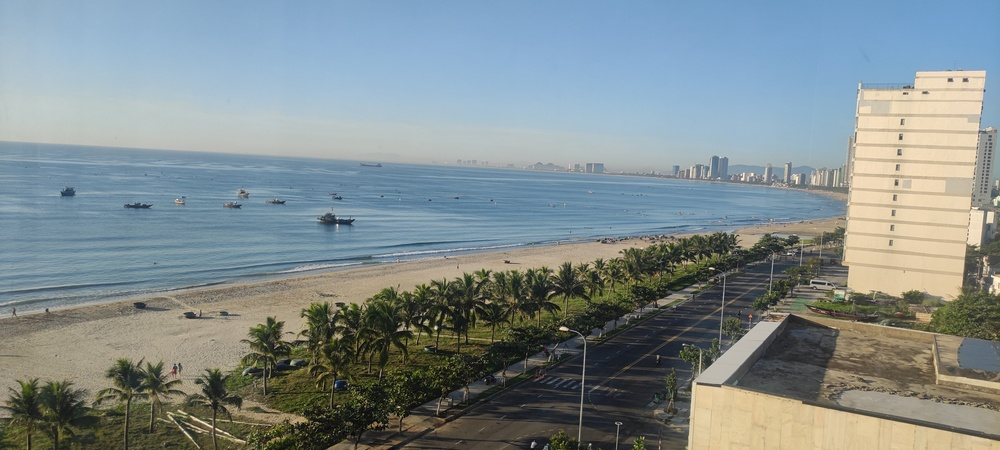
#> input picture bien_1.jpg, 1000 x 450 px, shrunk from 4624 x 2080 before the run
$ python main.py   (older library calls are emulated)
#> lines starting #> are read from the running program, lines starting #| are printed output that depends on the picture
import timeit
start = timeit.default_timer()
import cv2
import matplotlib.pyplot as plt
import numpy as np
from my_func import my_gradian, my_NMS , my_feature_arr , my_show , my_distance , my_min_distance

#############  calc gradient and Ixx Iyy Ixy for im01 and im02 ########
print("progres (1 of 2)" , end=" : ")

# im1_bgr=cv2.imread('im01.jpg',cv2.IMREAD_COLOR)
im1_bgr=cv2.imread('bien_1.jpg',cv2.IMREAD_COLOR)
#> im1_bgr is the input picture: shape (450, 1000, 3); mean B, G, R 141.8, 140.2, 128.7
im1=cv2.cvtColor(im1_bgr,cv2.COLOR_BGR2GRAY)
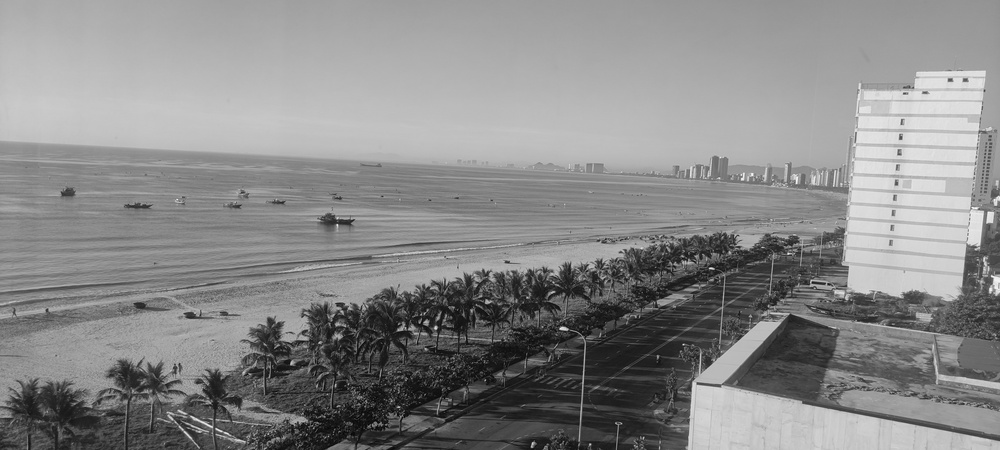
#> im1: shape (450, 1000); min 1, max 251, mean 136.9

# im2_bgr=cv2.imread('im02.jpg',cv2.IMREAD_COLOR)
im2_bgr=cv2.imread('bien_2.jpg',cv2.IMREAD_COLOR)
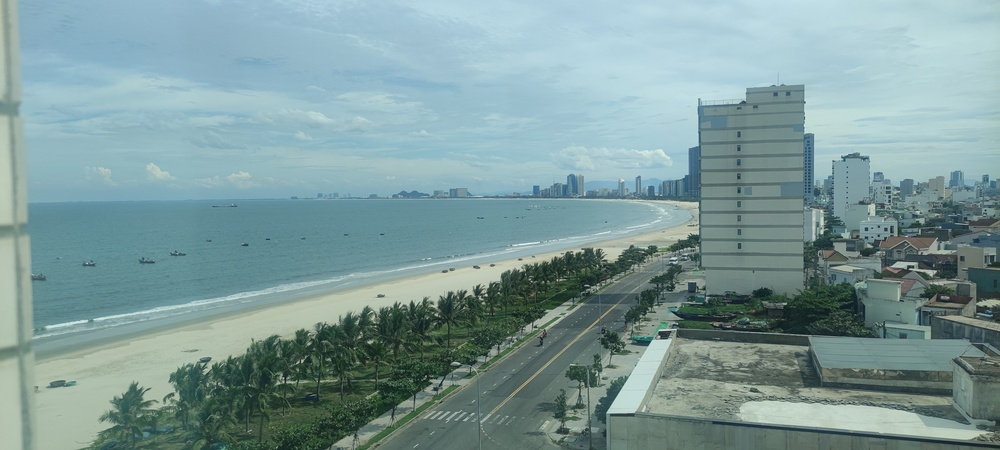
#> input picture bien_2.jpg, 1000 x 450 px, shrunk from 4624 x 2080 before the run
#> im2_bgr is the input picture: shape (450, 1000, 3); mean B, G, R 154.9, 154.4, 126.3
im2=cv2.cvtColor(im2_bgr,cv2.COLOR_BGR2GRAY)
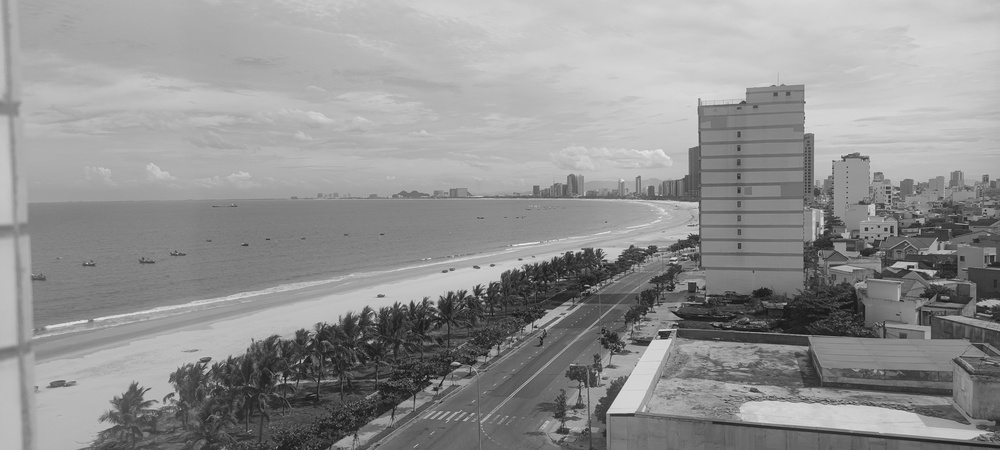
#> im2: shape (450, 1000); min 16, max 242, mean 146.1

#> (the run stopped early here; a loop or call above may not have finished)
